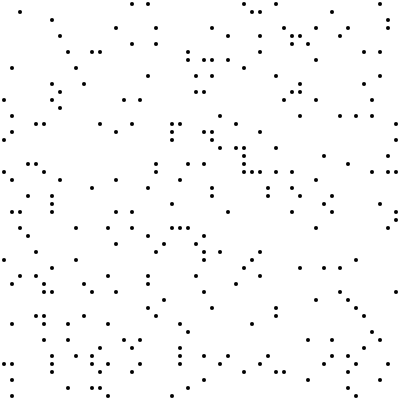
Frame 1 (no input)
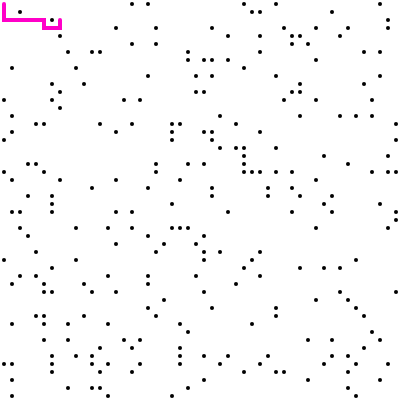
Frame 60 (no input)
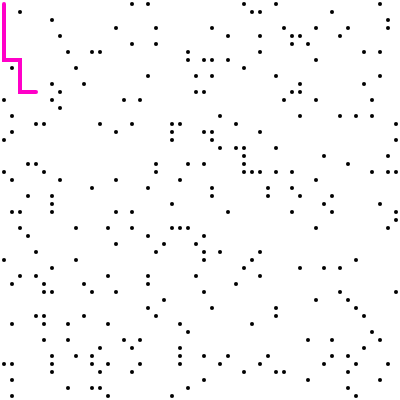
Frame 120 (the mouse pressed at the canvas centre since frame 60)

The p5.js sketch that drew these frames (run headless with seeded random() and noise() and a simulated clock; from frame 60 on, the mouse is pressed at the canvas centre):

// p5.js sketch
// ── sketch.js
/*
    What Algorithm says:
    f(n) = g(n) + h(n);
    g ==> Cost from starting vertex to current vertex.
    h ==> Cost fro current vertex to end vertex.
*/
var cols = 50;
var rows = 50;
var grid = new Array(cols);
//Vertex to be computed.
var openSet = [];
//Vertex that are computed.
var closedSet = [];
//starting point (i.e. extreme top left corner)
var start;
//end point (i.e. extreme end right corner)
var end;
// w = width of each pixel , h = height of each pixel
var w, h;
//Our path from start to end if exist.
var path = [];
//To tell if solution exist or not
var nosolution = false;


//To remove the element if its present in the set.
function removeFromSet(set, elt) {
    for (var i = set.length - 1; i >= 0; i--) {
        if (set[i] === elt) {
            set.splice(i, 1);
        }
    }
}


//calculation of heuristic using Manhattan Distance.
function heuristic(a, b) {
    var d = max(abs(a.x - b.x) , abs(a.y - b.y));
    return d;
}


//Property of every pixel in the grid.
function Spot(i, j) {
    this.x = i;
    this.y = j;
    this.f = 0;
    this.g = 0;
    this.h = 0;
    this.neighbours = [];
    this.previous = undefined;
    this.wall = 0;


    if (random(1) < 0.1) {
        this.wall = 1;
    }

    this.show = function (col) {
        fill(col);
        if (this.wall) {
            fill(0);
            noStroke();
            ellipse(this.x * w + w / 2, this.y * h + h / 2, w/2, h/2);
        }
        

        //rect(this.x * w, this.y * h, w - 1, h - 1);
    }

    //add neighbour to each pixel.
    this.addNeighbour = function (grid) {
        var i = this.x;
        var j = this.y;

        if (i > 0) {
            this.neighbours.push(grid[i - 1][j]);
        }

        if (i < cols - 1) {
            this.neighbours.push(grid[i + 1][j]);
        }

        if (j > 0) {
            this.neighbours.push(grid[i][j - 1]);
        }

        if (j < rows - 1) {
            this.neighbours.push(grid[i][j + 1]);
        }
    }
}

function setup() {
    createCanvas(400, 400);
    console.log('A*');

    //calculation of w , h of pixels.
    w = width / cols;
    h = height / rows;

    for (var i = 0; i < cols; i++) {
        grid[i] = new Array(rows);
    }

    for (var i = 0; i < cols; i++) {
        for (var j = 0; j < rows; j++) {
            grid[i][j] = new Spot(i, j);
        }
    }

    for (var i = 0; i < cols; i++) {
        for (var j = 0; j < rows; j++) {
            grid[i][j].addNeighbour(grid);
        }
    }

    start = grid[0][0];
    end = grid[cols - 1][rows - 1];
    //start and end cannot be a wall
    start.wall = false;
    end.wall = false;
    //Let's start computing by pushing open set.
    openSet.push(start);

}


function draw() {

    /*
        # DESCRIPTION ABOUT WHATS HAPPENING HERE:
        1. We will extract that vertex which has smallest value of f(n) from openSet.

        2. Store that extracted vertex in current.

        3. Compute every neighbour of current (g ,h === values) and push neighbour to openSet.

        4. Perform above steps till (current === end)

        5. If openSet is empty but condition in 4th step is not satisfied then print no solution.
    */
    if (openSet.length > 0) {
        var winner = 0;
        for (var i = 0; i < openSet.length; i++) {
            if (openSet[i].f < openSet[winner].f) {
                winner = i;
            }
        }
        var current = openSet[winner];
        removeFromSet(openSet, current);
        closedSet.push(current);

        var neighbours = current.neighbours;
        for (var i = 0; i < neighbours.length; i++) {
            var neighbour = neighbours[i];
            if (!closedSet.includes(neighbour) && !neighbour.wall) {
                var tempG = current.g + 1;

                if (openSet.includes(neighbour)) {
                    if (tempG < neighbour.g) {
                        neighbour.g = tempG;
                    }
                }
                else {
                    neighbour.g = tempG;
                    openSet.push(neighbour);
                }

                neighbour.h = heuristic(neighbour, end);
                neighbour.f = neighbour.g + neighbour.h;
                neighbour.previous = current;
            }

        }

        if (current === end) {
            console.log("We're done");
            console.log(current.f);
            noLoop();
        }


    }
    else {
        console.log('No solution');
        nosolution = true;
        noLoop();
    }


    //console.log(grid);
    background(255);

    for (var i = 0; i < cols; i++) {
        for (var j = 0; j < rows; j++) {
            grid[i][j].show(color(255));
        }
    }

    for (var i = 0; i < openSet.length; i++) {
        openSet[i].show(color(0, 255, 0));
    }

    for (var i = 0; i < closedSet.length; i++) {
        closedSet[i].show(color(255, 0, 0));
    }

   if (!nosolution) {
       path = [];
       var temp = current;
       path.push(current);
       while (temp.previous) {
           path.push(temp.previous);
           temp = temp.previous;
       }
   }

    for (var i = 0; i < path.length; i++) {
        //path[i].show(color(0, 0, 255));
    }

    noFill();
    stroke(255,0,200);
    strokeWeight(w/2);
    beginShape();
        for (var i = 0; i<path.length; i++) {
            vertex(path[i].x * w + w/2 , path[i].y * h + h/2);
        }
    endShape();


}
